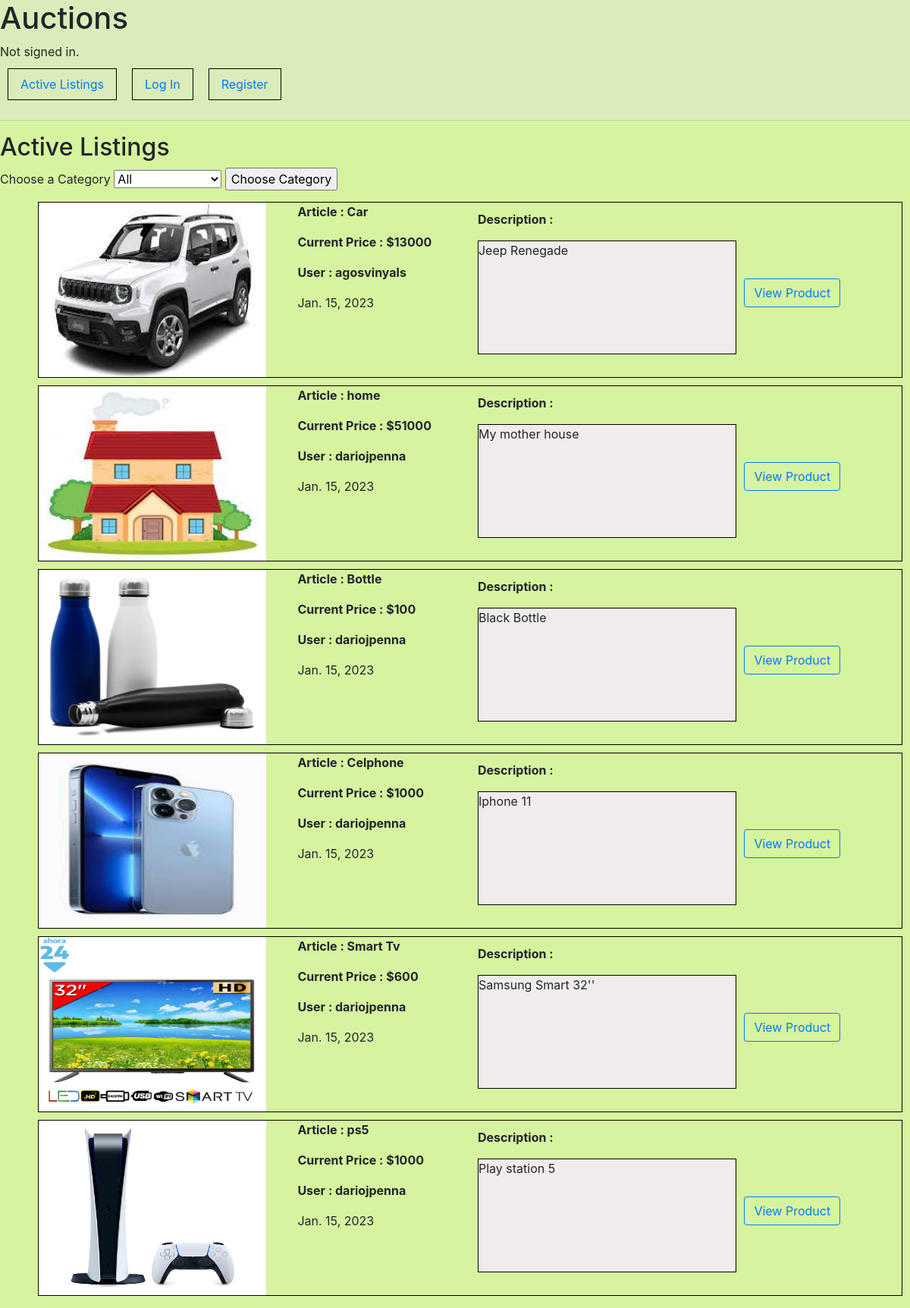
The page / on the database its author committed.
### auctions/models.py (models this page shows, shortened)
class Auction(models.Model):
    article=models.CharField(max_length=64)
    price=models.ForeignKey(Bid,on_delete=models.CASCADE,null=True,blank=True,related_name='Bid')
    description=models.TextField(max_length=500)
    image=models.ImageField (upload_to='media', null=TRUE)
    date=models.DateField(auto_now=True,null=TRUE,blank=True)
    category=models.ForeignKey(Category , on_delete=models.CASCADE, blank=True,null=True,related_name='category')
    watchlist=models.ManyToManyField(User,blank=TRUE,null=TRUE,related_name='watchlist')
    owner = models.ForeignKey(User,on_delete=models.CASCADE,blank=TRUE,null=TRUE,related_name='user')
    activated=models.BooleanField(default=True)

class Bid (models.Model):
    user=models.ForeignKey(User,on_delete=models.CASCADE,blank=False,null=False,related_name='userBid')
    bid=models.IntegerField(blank=True,null=TRUE)
    def __str__(self):
        return f'{self.bid}'

class User(AbstractUser):
    pass

### auctions/views.py (the view)
# urls.py: path("", views.index, name="index"),
def index(request):
    auctions=Auction.objects.all()
    categories= Category.objects.all()
    return render(request, "auctions/index.html",{
        'auctions':auctions,
        'categories':categories,
    })

### auctions/models.py (called while the page is built)
    def __str__(self):
        return f'{self.CategorieName}'

### auctions/templates/auctions/index.html (shortened to what this page needs)
{% extends "auctions/layout.html" %}
{% block body %}
    <h2>Active Listings</h2>
    <form action="{% url 'categories' %}" method="post" >
        <div>
            <label for="category" >Choose a Category</label>
            <select name="category" id="category">
                {% for cat in categories %}
                <option value="{{cat}}">{{cat}}</option>
                {%endfor%}
            </select>
            <input type="submit" value="Choose Category">
        </div>
    </form>
    <ul  >
        {% for auction in auctions %}
            {% if auction.activated %}
                <li >
                    <div class="images">
                        {% if auction.image %} <img src="{{auction.image.url}}" alt="" width="300" height="230">{% endif %}
                    </div>
                    <div class="properties">
                        <p class="items"> Article : {{auction.article }} </p>
                        <p class="items"> Current Price : ${{ auction.price }} </p>
                        <p class="items"> User : {{auction.owner}} </p>
                        <p> {{ auction.date}} </p>
                    </div>
                    <div class="description" >
                        <p class="items"> Description : </p>
                        <p class="text-description">{{ auction.description}}</p>
                    </div>
                    <div >
                        <form action="{% url 'product' id=auction.id %}" method="get">
                            <button style="margin-top: 100px;" class= "btn btn-outline-primary">View Product</button>
                        </form>
                    </div>
                </li>
            {% endif %}
        {% endfor %}
    </ul>
{% endblock %}

### auctions/static/auctions/styles.css (style rules this page uses)
body { background-color: rgb(214, 243, 159); }
li { display: flex ; border: solid black 1px; margin: 10px; }
.images { width: 30%; height: 100%; }
.properties { width: 20%; }
.description { width: 30%; margin: 10px; }
.items { font-weight: bold; }
.text-description { border: solid black 1px; height: 150px; background-color: rgb(241, 236, 236); }

### rows shown on the page
Auction: image (picture), article "Car", price "13000", owner "agosvinyals", date "Jan. 15, 2023", description "Jeep Renegade"
Auction: image (picture), article "home", price "51000", owner "dariojpenna", date "Jan. 15, 2023", description "My mother house"
Auction: image (picture), article "Bottle", price "100", owner "dariojpenna", date "Jan. 15, 2023", description "Black Bottle"
Auction: image (picture), article "Celphone", price "1000", owner "dariojpenna", date "Jan. 15, 2023", description "Iphone 11"
Auction: image (picture), article "Smart Tv", price "600", owner "dariojpenna", date "Jan. 15, 2023", description "Samsung Smart 32''"
Auction: image (picture), article "ps5", price "1000", owner "dariojpenna", date "Jan. 15, 2023", description "Play station 5"

### other values the page prints
form field category "All"
